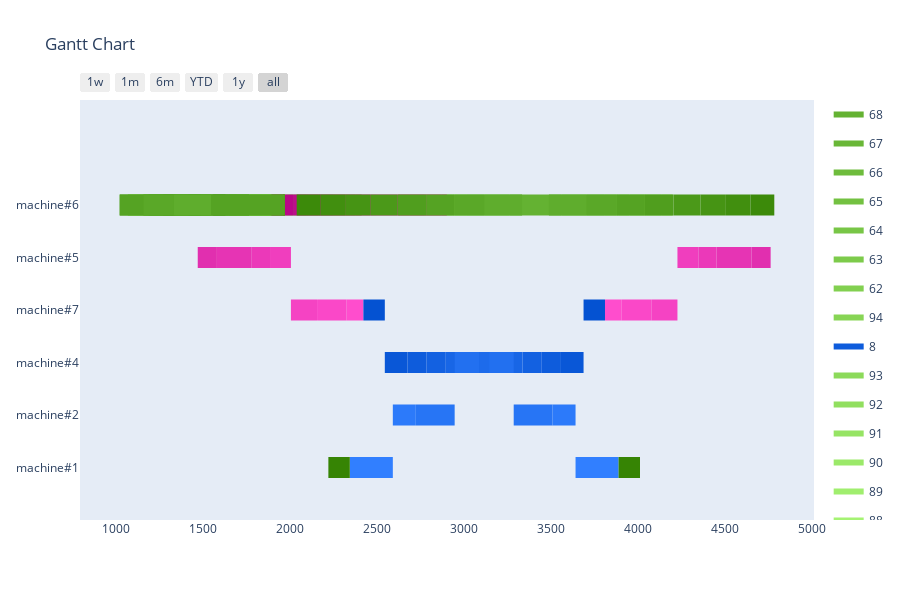

Notebook cell for this chart:
### Markdown cell above
Greedy

### Code cell
agent = GreedyAgent(env)
simulator = AgentSimulator()
schedule, schedule_count = simulator.simulate(agent, orders_model)
print(f'Scheduled {schedule_count}/{len(orders_model)} Orders')
visualize_schedule(schedule, env)

### Figure 1 — Plotly figure (JSON) as saved in the notebook; plotly's stock layout.template omitted (floating-point values rounded to 4 significant figures)
{"data": [{"fill": "toself", "fillcolor": "rgb(100, 178, 50)", "hoverinfo": "name", "legendgroup": "rgb(100, 178, 50)", "mode": "none", "name": "68", "type": "scatter", "x": [176, 401, 401, 176, 176, 933, 1158, 1158, 933, 933, 247, 472, 472, 247, 247, 1547, 1772, 1772, 1547, 1547, 3262, 3487, 3487, 3262, 3262, 3333, 3558, 3558, 3333], "y": [4.8, 4.8, 5.2, 5.2, null, 4.8, 4.8, 5.2, 5.2, null, 4.8, 4.8, 5.2, 5.2, null, 4.8, 4.8, 5.2, 5.2, null, 4.8, 4.8, 5.2, 5.2, null, 4.8, 4.8, 5.2, 5.2]}, {"fill": "toself", "fillcolor": "rgb(105, 183, 55)", "hoverinfo": "name", "legendgroup": "rgb(105, 183, 55)", "mode": "none", "name": "67", "type": "scatter", "x": [-74, 176, 176, -74, -74, 1158, 1408, 1408, 1158, 1158, -3, 247, 247, -3, -3, 1772, 2022, 2022, 1772, 1772, 3012, 3262, 3262, 3012, 3012, 3558, 3808, 3808, 3558], "y": [4.8, 4.8, 5.2, 5.2, null, 4.8, 4.8, 5.2, 5.2, null, 4.8, 4.8, 5.2, 5.2, null, 4.8, 4.8, 5.2, 5.2, null, 4.8, 4.8, 5.2, 5.2, null, 4.8, 4.8, 5.2, 5.2]}, {"fill": "toself", "fillcolor": "rgb(110, 188, 60)", "hoverinfo": "name", "legendgroup": "rgb(110, 188, 60)", "mode": "none", "name": "66", "type": "scatter", "x": [-150, -74, -74, -150, -150, 1408, 1484, 1484, 1408, 1408, -79, -3, -3, -79, -79, 2022, 2098, 2098, 2022, 2022, 2936, 3012, 3012, 2936, 2936, 3808, 3884, 3884, 3808], "y": [4.8, 4.8, 5.2, 5.2, null, 4.8, 4.8, 5.2, 5.2, null, 4.8, 4.8, 5.2, 5.2, null, 4.8, 4.8, 5.2, 5.2, null, 4.8, 4.8, 5.2, 5.2, null, 4.8, 4.8, 5.2, 5.2]}, {"fill": "toself", "fillcolor": "rgb(115, 193, 65)", "hoverinfo": "name", "legendgroup": "rgb(115, 193, 65)", "mode": "none", "name": "65", "type": "scatter", "x": [-215, -150, -150, -215, -215, 1484, 1549, 1549, 1484, 1484, -144, -79, -79, -144, -144, 2098, 2163, 2163, 2098, 2098, 2871, 2936, 2936, 2871, 2871, 3884, 3949, 3949, 3884], "y": [4.8, 4.8, 5.2, 5.2, null, 4.8, 4.8, 5.2, 5.2, null, 4.8, 4.8, 5.2, 5.2, null, 4.8, 4.8, 5.2, 5.2, null, 4.8, 4.8, 5.2, 5.2, null, 4.8, 4.8, 5.2, 5.2]}, {"fill": "toself", "fillcolor": "rgb(120, 198, 70)", "hoverinfo": "name", "legendgroup": "rgb(120, 198, 70)", "mode": "none", "name": "64", "type": "scatter", "x": [-311, -215, -215, -311, -311, 1549, 1645, 1645, 1549, 1549, -240, -144, -144, -240, -240, 2163, 2259, 2259, 2163, 2163, 2775, 2871, 2871, 2775, 2775, 3949, 4045, 4045, 3949], "y": [4.8, 4.8, 5.2, 5.2, null, 4.8, 4.8, 5.2, 5.2, null, 4.8, 4.8, 5.2, 5.2, null, 4.8, 4.8, 5.2, 5.2, null, 4.8, 4.8, 5.2, 5.2, null, 4.8, 4.8, 5.2, 5.2]}, {"fill": "toself", "fillcolor": "rgb(125, 203, 75)", "hoverinfo": "name", "legendgroup": "rgb(125, 203, 75)", "mode": "none", "name": "63", "type": "scatter", "x": [-398, -311, -311, -398, -398, 1645, 1732, 1732, 1645, 1645, -327, -240, -240, -327, -327, 2259, 2346, 2346, 2259, 2259, 2688, 2775, 2775, 2688, 2688, 4045, 4132, 4132, 4045], "y": [4.8, 4.8, 5.2, 5.2, null, 4.8, 4.8, 5.2, 5.2, null, 4.8, 4.8, 5.2, 5.2, null, 4.8, 4.8, 5.2, 5.2, null, 4.8, 4.8, 5.2, 5.2, null, 4.8, 4.8, 5.2, 5.2]}, {"fill": "toself", "fillcolor": "rgb(130, 208, 80)", "hoverinfo": "name", "legendgroup": "rgb(130, 208, 80)", "mode": "none", "name": "62", "type": "scatter", "x": [-464, -398, -398, -464, -464, 1732, 1798, 1798, 1732, 1732, -393, -327, -327, -393, -393, 2346, 2412, 2412, 2346, 2346, 2622, 2688, 2688, 2622, 2622, 4132, 4198, 4198, 4132], "y": [4.8, 4.8, 5.2, 5.2, null, 4.8, 4.8, 5.2, 5.2, null, 4.8, 4.8, 5.2, 5.2, null, 4.8, 4.8, 5.2, 5.2, null, 4.8, 4.8, 5.2, 5.2, null, 4.8, 4.8, 5.2, 5.2]}, {"fill": "toself", "fillcolor": "rgb(135, 213, 85)", "hoverinfo": "name", "legendgroup": "rgb(135, 213, 85)", "mode": "none", "name": "94", "type": "scatter", "x": [1297, 1373, 1373, 1297, 1297, 1236, 1312, 1312, 1236], "y": [4.8, 4.8, 5.2, 5.2, null, 4.8, 4.8, 5.2, 5.2]}, {"fill": "toself", "fillcolor": "rgb(14, 92, 220)", "hoverinfo": "name", "legendgroup": "rgb(14, 92, 220)", "mode": "none", "name": "8", "type": "scatter", "x": [3446, 3556, 3556, 3446, 3446, 2675, 2785, 2785, 2675], "y": [1.8, 1.8, 2.2, 2.2, null, 1.8, 1.8, 2.2, 2.2]}, {"fill": "toself", "fillcolor": "rgb(140, 218, 90)", "hoverinfo": "name", "legendgroup": "rgb(140, 218, 90)", "mode": "none", "name": "93", "type": "scatter", "x": [1212, 1297, 1297, 1212, 1212, 1312, 1397, 1397, 1312], "y": [4.8, 4.8, 5.2, 5.2, null, 4.8, 4.8, 5.2, 5.2]}, {"fill": "toself", "fillcolor": "rgb(145, 223, 95)", "hoverinfo": "name", "legendgroup": "rgb(145, 223, 95)", "mode": "none", "name": "92", "type": "scatter", "x": [1147, 1212, 1212, 1147, 1147, 1397, 1462, 1462, 1397], "y": [4.8, 4.8, 5.2, 5.2, null, 4.8, 4.8, 5.2, 5.2]}, {"fill": "toself", "fillcolor": "rgb(150, 228, 100)", "hoverinfo": "name", "legendgroup": "rgb(150, 228, 100)", "mode": "none", "name": "91", "type": "scatter", "x": [1070, 1147, 1147, 1070, 1070, 1462, 1539, 1539, 1462], "y": [4.8, 4.8, 5.2, 5.2, null, 4.8, 4.8, 5.2, 5.2]}, {"fill": "toself", "fillcolor": "rgb(155, 233, 105)", "hoverinfo": "name", "legendgroup": "rgb(155, 233, 105)", "mode": "none", "name": "90", "type": "scatter", "x": [960, 1070, 1070, 960, 960, 1539, 1649, 1649, 1539], "y": [4.8, 4.8, 5.2, 5.2, null, 4.8, 4.8, 5.2, 5.2]}, {"fill": "toself", "fillcolor": "rgb(160, 238, 110)", "hoverinfo": "name", "legendgroup": "rgb(160, 238, 110)", "mode": "none", "name": "89", "type": "scatter", "x": [913, 960, 960, 913, 913, 1649, 1696, 1696, 1649], "y": [4.8, 4.8, 5.2, 5.2, null, 4.8, 4.8, 5.2, 5.2]}, {"fill": "toself", "fillcolor": "rgb(165, 243, 115)", "hoverinfo": "name", "legendgroup": "rgb(165, 243, 115)", "mode": "none", "name": "88", "type": "scatter", "x": [857, 913, 913, 857, 857, 1696, 1752, 1752, 1696], "y": [4.8, 4.8, 5.2, 5.2, null, 4.8, 4.8, 5.2, 5.2]}, {"fill": "toself", "fillcolor": "rgb(170, 248, 120)", "hoverinfo": "name", "legendgroup": "rgb(170, 248, 120)", "mode": "none", "name": "87", "type": "scatter", "x": [770, 857, 857, 770, 770, 1752, 1839, 1839, 1752], "y": [4.8, 4.8, 5.2, 5.2, null, 4.8, 4.8, 5.2, 5.2]}, {"fill": "toself", "fillcolor": "rgb(175, 253, 125)", "hoverinfo": "name", "legendgroup": "rgb(175, 253, 125)", "mode": "none", "name": "86", "type": "scatter", "x": [715, 770, 770, 715, 715, 1839, 1894, 1894, 1839], "y": [4.8, 4.8, 5.2, 5.2, null, 4.8, 4.8, 5.2, 5.2]}, {"fill": "toself", "fillcolor": "rgb(180, 2, 130)", "hoverinfo": "name", "legendgroup": "rgb(180, 2, 130)", "mode": "none", "name": "85", "type": "scatter", "x": [650, 715, 715, 650, 650, 1894, 1959, 1959, 1894], "y": [4.8, 4.8, 5.2, 5.2, null, 4.8, 4.8, 5.2, 5.2]}, {"fill": "toself", "fillcolor": "rgb(185, 7, 135)", "hoverinfo": "name", "legendgroup": "rgb(185, 7, 135)", "mode": "none", "name": "84", "type": "scatter", "x": [586, 650, 650, 586, 586, 1959, 2023, 2023, 1959], "y": [4.8, 4.8, 5.2, 5.2, null, 4.8, 4.8, 5.2, 5.2]}, {"fill": "toself", "fillcolor": "rgb(19, 97, 225)", "hoverinfo": "name", "legendgroup": "rgb(19, 97, 225)", "mode": "none", "name": "7", "type": "scatter", "x": [3336, 3446, 3446, 3336, 3336, 2785, 2895, 2895, 2785], "y": [1.8, 1.8, 2.2, 2.2, null, 1.8, 1.8, 2.2, 2.2]}, {"fill": "toself", "fillcolor": "rgb(190, 12, 140)", "hoverinfo": "name", "legendgroup": "rgb(190, 12, 140)", "mode": "none", "name": "83", "type": "scatter", "x": [500, 586, 586, 500, 500, 2023, 2109, 2109, 2023], "y": [4.8, 4.8, 5.2, 5.2, null, 4.8, 4.8, 5.2, 5.2]}, {"fill": "toself", "fillcolor": "rgb(195, 17, 145)", "hoverinfo": "name", "legendgroup": "rgb(195, 17, 145)", "mode": "none", "name": "82", "type": "scatter", "x": [356, 500, 500, 356, 356, 2109, 2253, 2253, 2109], "y": [4.8, 4.8, 5.2, 5.2, null, 4.8, 4.8, 5.2, 5.2]}, {"fill": "toself", "fillcolor": "rgb(200, 22, 150)", "hoverinfo": "name", "legendgroup": "rgb(200, 22, 150)", "mode": "none", "name": "81", "type": "scatter", "x": [231, 356, 356, 231, 231, 2253, 2378, 2378, 2253], "y": [4.8, 4.8, 5.2, 5.2, null, 4.8, 4.8, 5.2, 5.2]}, {"fill": "toself", "fillcolor": "rgb(205, 27, 155)", "hoverinfo": "name", "legendgroup": "rgb(205, 27, 155)", "mode": "none", "name": "80", "type": "scatter", "x": [109, 231, 231, 109, 109, 2378, 2500, 2500, 2378], "y": [4.8, 4.8, 5.2, 5.2, null, 4.8, 4.8, 5.2, 5.2]}, {"fill": "toself", "fillcolor": "rgb(210, 32, 160)", "hoverinfo": "name", "legendgroup": "rgb(210, 32, 160)", "mode": "none", "name": "79", "type": "scatter", "x": [-24, 109, 109, -24, -24, 2500, 2633, 2633, 2500], "y": [4.8, 4.8, 5.2, 5.2, null, 4.8, 4.8, 5.2, 5.2]}, {"fill": "toself", "fillcolor": "rgb(215, 37, 165)", "hoverinfo": "name", "legendgroup": "rgb(215, 37, 165)", "mode": "none", "name": "78", "type": "scatter", "x": [-169, -24, -24, -169, -169, 2633, 2778, 2778, 2633], "y": [4.8, 4.8, 5.2, 5.2, null, 4.8, 4.8, 5.2, 5.2]}, {"fill": "toself", "fillcolor": "rgb(220, 42, 170)", "hoverinfo": "name", "legendgroup": "rgb(220, 42, 170)", "mode": "none", "name": "77", "type": "scatter", "x": [-292, -169, -169, -292, -292, 2778, 2901, 2901, 2778], "y": [4.8, 4.8, 5.2, 5.2, null, 4.8, 4.8, 5.2, 5.2]}, {"fill": "toself", "fillcolor": "rgb(225, 47, 175)", "hoverinfo": "name", "legendgroup": "rgb(225, 47, 175)", "mode": "none", "name": "17", "type": "scatter", "x": [4650, 4760, 4760, 4650, 4650, 1471, 1581, 1581, 1471], "y": [3.8, 3.8, 4.2, 4.2, null, 3.8, 3.8, 4.2, 4.2]}, {"fill": "toself", "fillcolor": "rgb(230, 52, 180)", "hoverinfo": "name", "legendgroup": "rgb(230, 52, 180)", "mode": "none", "name": "16", "type": "scatter", "x": [4450, 4650, 4650, 4450, 4450, 1581, 1781, 1781, 1581], "y": [3.8, 3.8, 4.2, 4.2, null, 3.8, 3.8, 4.2, 4.2]}, {"fill": "toself", "fillcolor": "rgb(235, 57, 185)", "hoverinfo": "name", "legendgroup": "rgb(235, 57, 185)", "mode": "none", "name": "15", "type": "scatter", "x": [4345, 4450, 4450, 4345, 4345, 1781, 1886, 1886, 1781], "y": [3.8, 3.8, 4.2, 4.2, null, 3.8, 3.8, 4.2, 4.2]}, {"fill": "toself", "fillcolor": "rgb(24, 102, 230)", "hoverinfo": "name", "legendgroup": "rgb(24, 102, 230)", "mode": "none", "name": "6", "type": "scatter", "x": [3216, 3336, 3336, 3216, 3216, 2895, 3015, 3015, 2895], "y": [1.8, 1.8, 2.2, 2.2, null, 1.8, 1.8, 2.2, 2.2]}, {"fill": "toself", "fillcolor": "rgb(240, 62, 190)", "hoverinfo": "name", "legendgroup": "rgb(240, 62, 190)", "mode": "none", "name": "14", "type": "scatter", "x": [4225, 4345, 4345, 4225, 4225, 1886, 2006, 2006, 1886], "y": [3.8, 3.8, 4.2, 4.2, null, 3.8, 3.8, 4.2, 4.2]}, {"fill": "toself", "fillcolor": "rgb(245, 67, 195)", "hoverinfo": "name", "legendgroup": "rgb(245, 67, 195)", "mode": "none", "name": "13", "type": "scatter", "x": [4075, 4225, 4225, 4075, 4075, 2006, 2156, 2156, 2006], "y": [2.8, 2.8, 3.2, 3.2, null, 2.8, 2.8, 3.2, 3.2]}, {"fill": "toself", "fillcolor": "rgb(250, 72, 200)", "hoverinfo": "name", "legendgroup": "rgb(250, 72, 200)", "mode": "none", "name": "12", "type": "scatter", "x": [3905, 4075, 4075, 3905, 3905, 2156, 2326, 2326, 2156], "y": [2.8, 2.8, 3.2, 3.2, null, 2.8, 2.8, 3.2, 3.2]}, {"fill": "toself", "fillcolor": "rgb(255, 77, 205)", "hoverinfo": "name", "legendgroup": "rgb(255, 77, 205)", "mode": "none", "name": "11", "type": "scatter", "x": [3809, 3905, 3905, 3809, 3809, 2326, 2422, 2422, 2326], "y": [2.8, 2.8, 3.2, 3.2, null, 2.8, 2.8, 3.2, 3.2]}, {"fill": "toself", "fillcolor": "rgb(29, 107, 235)", "hoverinfo": "name", "legendgroup": "rgb(29, 107, 235)", "mode": "none", "name": "5", "type": "scatter", "x": [3086, 3216, 3216, 3086, 3086, 3015, 3145, 3145, 3015], "y": [1.8, 1.8, 2.2, 2.2, null, 1.8, 1.8, 2.2, 2.2]}, {"fill": "toself", "fillcolor": "rgb(34, 112, 240)", "hoverinfo": "name", "legendgroup": "rgb(34, 112, 240)", "mode": "none", "name": "4", "type": "scatter", "x": [2946, 3086, 3086, 2946, 2946, 3145, 3285, 3285, 3145], "y": [1.8, 1.8, 2.2, 2.2, null, 1.8, 1.8, 2.2, 2.2]}, {"fill": "toself", "fillcolor": "rgb(39, 117, 245)", "hoverinfo": "name", "legendgroup": "rgb(39, 117, 245)", "mode": "none", "name": "3", "type": "scatter", "x": [2723, 2946, 2946, 2723, 2723, 3285, 3508, 3508, 3285], "y": [0.8, 0.8, 1.2, 1.2, null, 0.8, 0.8, 1.2, 1.2]}, {"fill": "toself", "fillcolor": "rgb(4, 82, 210)", "hoverinfo": "name", "legendgroup": "rgb(4, 82, 210)", "mode": "none", "name": "10", "type": "scatter", "x": [3686, 3809, 3809, 3686, 3686, 2422, 2545, 2545, 2422], "y": [2.8, 2.8, 3.2, 3.2, null, 2.8, 2.8, 3.2, 3.2]}, {"fill": "toself", "fillcolor": "rgb(44, 122, 250)", "hoverinfo": "name", "legendgroup": "rgb(44, 122, 250)", "mode": "none", "name": "2", "type": "scatter", "x": [2591, 2723, 2723, 2591, 2591, 3508, 3640, 3640, 3508], "y": [0.8, 0.8, 1.2, 1.2, null, 0.8, 0.8, 1.2, 1.2]}, {"fill": "toself", "fillcolor": "rgb(49, 127, 255)", "hoverinfo": "name", "legendgroup": "rgb(49, 127, 255)", "mode": "none", "name": "1", "type": "scatter", "x": [2344, 2591, 2591, 2344, 2344, 3640, 3887, 3887, 3640], "y": [-0.2, -0.2, 0.2, 0.2, null, -0.2, -0.2, 0.2, 0.2]}, {"fill": "toself", "fillcolor": "rgb(54, 132, 4)", "hoverinfo": "name", "legendgroup": "rgb(54, 132, 4)", "mode": "none", "name": "0", "type": "scatter", "x": [2221, 2344, 2344, 2221, 2221, 3887, 4010, 4010, 3887], "y": [-0.2, -0.2, 0.2, 0.2, null, -0.2, -0.2, 0.2, 0.2]}, {"fill": "toself", "fillcolor": "rgb(60, 138, 10)", "hoverinfo": "name", "legendgroup": "rgb(60, 138, 10)", "mode": "none", "name": "76", "type": "scatter", "x": [1559, 1695, 1695, 1559, 1559, -361, -225, -225, -361, -361, 1630, 1766, 1766, 1630, 1630, 253, 389, 389, 253, 253, 4645, 4781, 4781, 4645, 4645, 2039, 2175, 2175, 2039], "y": [4.8, 4.8, 5.2, 5.2, null, 4.8, 4.8, 5.2, 5.2, null, 4.8, 4.8, 5.2, 5.2, null, 4.8, 4.8, 5.2, 5.2, null, 4.8, 4.8, 5.2, 5.2, null, 4.8, 4.8, 5.2, 5.2]}, {"fill": "toself", "fillcolor": "rgb(65, 143, 15)", "hoverinfo": "name", "legendgroup": "rgb(65, 143, 15)", "mode": "none", "name": "75", "type": "scatter", "x": [1417, 1559, 1559, 1417, 1417, -225, -83, -83, -225, -225, 1488, 1630, 1630, 1488, 1488, 389, 531, 531, 389, 389, 4503, 4645, 4645, 4503, 4503, 2175, 2317, 2317, 2175], "y": [4.8, 4.8, 5.2, 5.2, null, 4.8, 4.8, 5.2, 5.2, null, 4.8, 4.8, 5.2, 5.2, null, 4.8, 4.8, 5.2, 5.2, null, 4.8, 4.8, 5.2, 5.2, null, 4.8, 4.8, 5.2, 5.2]}, {"fill": "toself", "fillcolor": "rgb(70, 148, 20)", "hoverinfo": "name", "legendgroup": "rgb(70, 148, 20)", "mode": "none", "name": "74", "type": "scatter", "x": [1272, 1417, 1417, 1272, 1272, -83, 62, 62, -83, -83, 1343, 1488, 1488, 1343, 1343, 531, 676, 676, 531, 531, 4358, 4503, 4503, 4358, 4358, 2317, 2462, 2462, 2317], "y": [4.8, 4.8, 5.2, 5.2, null, 4.8, 4.8, 5.2, 5.2, null, 4.8, 4.8, 5.2, 5.2, null, 4.8, 4.8, 5.2, 5.2, null, 4.8, 4.8, 5.2, 5.2, null, 4.8, 4.8, 5.2, 5.2]}, {"fill": "toself", "fillcolor": "rgb(75, 153, 25)", "hoverinfo": "name", "legendgroup": "rgb(75, 153, 25)", "mode": "none", "name": "73", "type": "scatter", "x": [1117, 1272, 1272, 1117, 1117, 62, 217, 217, 62, 62, 1188, 1343, 1343, 1188, 1188, 676, 831, 831, 676, 676, 4203, 4358, 4358, 4203, 4203, 2462, 2617, 2617, 2462], "y": [4.8, 4.8, 5.2, 5.2, null, 4.8, 4.8, 5.2, 5.2, null, 4.8, 4.8, 5.2, 5.2, null, 4.8, 4.8, 5.2, 5.2, null, 4.8, 4.8, 5.2, 5.2, null, 4.8, 4.8, 5.2, 5.2]}, {"fill": "toself", "fillcolor": "rgb(80, 158, 30)", "hoverinfo": "name", "legendgroup": "rgb(80, 158, 30)", "mode": "none", "name": "72", "type": "scatter", "x": [952, 1117, 1117, 952, 952, 217, 382, 382, 217, 217, 1023, 1188, 1188, 1023, 1023, 831, 996, 996, 831, 831, 4038, 4203, 4203, 4038, 4038, 2617, 2782, 2782, 2617], "y": [4.8, 4.8, 5.2, 5.2, null, 4.8, 4.8, 5.2, 5.2, null, 4.8, 4.8, 5.2, 5.2, null, 4.8, 4.8, 5.2, 5.2, null, 4.8, 4.8, 5.2, 5.2, null, 4.8, 4.8, 5.2, 5.2]}, {"fill": "toself", "fillcolor": "rgb(85, 163, 35)", "hoverinfo": "name", "legendgroup": "rgb(85, 163, 35)", "mode": "none", "name": "71", "type": "scatter", "x": [788, 952, 952, 788, 788, 382, 546, 546, 382, 382, 859, 1023, 1023, 859, 859, 996, 1160, 1160, 996, 996, 3874, 4038, 4038, 3874, 3874, 2782, 2946, 2946, 2782], "y": [4.8, 4.8, 5.2, 5.2, null, 4.8, 4.8, 5.2, 5.2, null, 4.8, 4.8, 5.2, 5.2, null, 4.8, 4.8, 5.2, 5.2, null, 4.8, 4.8, 5.2, 5.2, null, 4.8, 4.8, 5.2, 5.2]}, {"fill": "toself", "fillcolor": "rgb(9, 87, 215)", "hoverinfo": "name", "legendgroup": "rgb(9, 87, 215)", "mode": "none", "name": "9", "type": "scatter", "x": [3556, 3686, 3686, 3556, 3556, 2545, 2675, 2675, 2545], "y": [1.8, 1.8, 2.2, 2.2, null, 1.8, 1.8, 2.2, 2.2]}, {"fill": "toself", "fillcolor": "rgb(90, 168, 40)", "hoverinfo": "name", "legendgroup": "rgb(90, 168, 40)", "mode": "none", "name": "70", "type": "scatter", "x": [615, 788, 788, 615, 615, 546, 719, 719, 546, 546, 686, 859, 859, 686, 686, 1160, 1333, 1333, 1160, 1160, 3701, 3874, 3874, 3701, 3701, 2946, 3119, 3119, 2946], "y": [4.8, 4.8, 5.2, 5.2, null, 4.8, 4.8, 5.2, 5.2, null, 4.8, 4.8, 5.2, 5.2, null, 4.8, 4.8, 5.2, 5.2, null, 4.8, 4.8, 5.2, 5.2, null, 4.8, 4.8, 5.2, 5.2]}, {"fill": "toself", "fillcolor": "rgb(95, 173, 45)", "hoverinfo": "name", "legendgroup": "rgb(95, 173, 45)", "mode": "none", "name": "69", "type": "scatter", "x": [401, 615, 615, 401, 401, 719, 933, 933, 719, 719, 472, 686, 686, 472, 472, 1333, 1547, 1547, 1333, 1333, 3487, 3701, 3701, 3487, 3487, 3119, 3333, 3333, 3119], "y": [4.8, 4.8, 5.2, 5.2, null, 4.8, 4.8, 5.2, 5.2, null, 4.8, 4.8, 5.2, 5.2, null, 4.8, 4.8, 5.2, 5.2, null, 4.8, 4.8, 5.2, 5.2, null, 4.8, 4.8, 5.2, 5.2]}, {"legendgroup": "rgb(100, 178, 50)", "marker": {"color": "rgb(100, 178, 50)", "opacity": 0, "size": 1}, "mode": "markers", "name": "", "showlegend": false, "text": [null, null, null, null, null, null, null, null, null, null, null, null], "type": "scatter", "x": [176, 401, 933, 1158, 247, 472, 1547, 1772, 3262, 3487, 3333, 3558], "y": [5, 5, 5, 5, 5, 5, 5, 5, 5, 5, 5, 5]}, {"legendgroup": "rgb(105, 183, 55)", "marker": {"color": "rgb(105, 183, 55)", "opacity": 0, "size": 1}, "mode": "markers", "name": "", "showlegend": false, "text": [null, null, null, null, null, null, null, null, null, null, null, null], "type": "scatter", "x": [-74, 176, 1158, 1408, -3, 247, 1772, 2022, 3012, 3262, 3558, 3808], "y": [5, 5, 5, 5, 5, 5, 5, 5, 5, 5, 5, 5]}, {"legendgroup": "rgb(110, 188, 60)", "marker": {"color": "rgb(110, 188, 60)", "opacity": 0, "size": 1}, "mode": "markers", "name": "", "showlegend": false, "text": [null, null, null, null, null, null, null, null, null, null, null, null], "type": "scatter", "x": [-150, -74, 1408, 1484, -79, -3, 2022, 2098, 2936, 3012, 3808, 3884], "y": [5, 5, 5, 5, 5, 5, 5, 5, 5, 5, 5, 5]}, {"legendgroup": "rgb(115, 193, 65)", "marker": {"color": "rgb(115, 193, 65)", "opacity": 0, "size": 1}, "mode": "markers", "name": "", "showlegend": false, "text": [null, null, null, null, null, null, null, null, null, null, null, null], "type": "scatter", "x": [-215, -150, 1484, 1549, -144, -79, 2098, 2163, 2871, 2936, 3884, 3949], "y": [5, 5, 5, 5, 5, 5, 5, 5, 5, 5, 5, 5]}, {"legendgroup": "rgb(120, 198, 70)", "marker": {"color": "rgb(120, 198, 70)", "opacity": 0, "size": 1}, "mode": "markers", "name": "", "showlegend": false, "text": [null, null, null, null, null, null, null, null, null, null, null, null], "type": "scatter", "x": [-311, -215, 1549, 1645, -240, -144, 2163, 2259, 2775, 2871, 3949, 4045], "y": [5, 5, 5, 5, 5, 5, 5, 5, 5, 5, 5, 5]}, {"legendgroup": "rgb(125, 203, 75)", "marker": {"color": "rgb(125, 203, 75)", "opacity": 0, "size": 1}, "mode": "markers", "name": "", "showlegend": false, "text": [null, null, null, null, null, null, null, null, null, null, null, null], "type": "scatter", "x": [-398, -311, 1645, 1732, -327, -240, 2259, 2346, 2688, 2775, 4045, 4132], "y": [5, 5, 5, 5, 5, 5, 5, 5, 5, 5, 5, 5]}, {"legendgroup": "rgb(130, 208, 80)", "marker": {"color": "rgb(130, 208, 80)", "opacity": 0, "size": 1}, "mode": "markers", "name": "", "showlegend": false, "text": [null, null, null, null, null, null, null, null, null, null, null, null], "type": "scatter", "x": [-464, -398, 1732, 1798, -393, -327, 2346, 2412, 2622, 2688, 4132, 4198], "y": [5, 5, 5, 5, 5, 5, 5, 5, 5, 5, 5, 5]}, {"legendgroup": "rgb(135, 213, 85)", "marker": {"color": "rgb(135, 213, 85)", "opacity": 0, "size": 1}, "mode": "markers", "name": "", "showlegend": false, "text": [null, null, null, null], "type": "scatter", "x": [1297, 1373, 1236, 1312], "y": [5, 5, 5, 5]}, {"legendgroup": "rgb(14, 92, 220)", "marker": {"color": "rgb(14, 92, 220)", "opacity": 0, "size": 1}, "mode": "markers", "name": "", "showlegend": false, "text": [null, null, null, null], "type": "scatter", "x": [3446, 3556, 2675, 2785], "y": [2, 2, 2, 2]}, {"legendgroup": "rgb(140, 218, 90)", "marker": {"color": "rgb(140, 218, 90)", "opacity": 0, "size": 1}, "mode": "markers", "name": "", "showlegend": false, "text": [null, null, null, null], "type": "scatter", "x": [1212, 1297, 1312, 1397], "y": [5, 5, 5, 5]}, {"legendgroup": "rgb(145, 223, 95)", "marker": {"color": "rgb(145, 223, 95)", "opacity": 0, "size": 1}, "mode": "markers", "name": "", "showlegend": false, "text": [null, null, null, null], "type": "scatter", "x": [1147, 1212, 1397, 1462], "y": [5, 5, 5, 5]}, {"legendgroup": "rgb(150, 228, 100)", "marker": {"color": "rgb(150, 228, 100)", "opacity": 0, "size": 1}, "mode": "markers", "name": "", "showlegend": false, "text": [null, null, null, null], "type": "scatter", "x": [1070, 1147, 1462, 1539], "y": [5, 5, 5, 5]}, {"legendgroup": "rgb(155, 233, 105)", "marker": {"color": "rgb(155, 233, 105)", "opacity": 0, "size": 1}, "mode": "markers", "name": "", "showlegend": false, "text": [null, null, null, null], "type": "scatter", "x": [960, 1070, 1539, 1649], "y": [5, 5, 5, 5]}, {"legendgroup": "rgb(160, 238, 110)", "marker": {"color": "rgb(160, 238, 110)", "opacity": 0, "size": 1}, "mode": "markers", "name": "", "showlegend": false, "text": [null, null, null, null], "type": "scatter", "x": [913, 960, 1649, 1696], "y": [5, 5, 5, 5]}, {"legendgroup": "rgb(165, 243, 115)", "marker": {"color": "rgb(165, 243, 115)", "opacity": 0, "size": 1}, "mode": "markers", "name": "", "showlegend": false, "text": [null, null, null, null], "type": "scatter", "x": [857, 913, 1696, 1752], "y": [5, 5, 5, 5]}, {"legendgroup": "rgb(170, 248, 120)", "marker": {"color": "rgb(170, 248, 120)", "opacity": 0, "size": 1}, "mode": "markers", "name": "", "showlegend": false, "text": [null, null, null, null], "type": "scatter", "x": [770, 857, 1752, 1839], "y": [5, 5, 5, 5]}, {"legendgroup": "rgb(175, 253, 125)", "marker": {"color": "rgb(175, 253, 125)", "opacity": 0, "size": 1}, "mode": "markers", "name": "", "showlegend": false, "text": [null, null, null, null], "type": "scatter", "x": [715, 770, 1839, 1894], "y": [5, 5, 5, 5]}, {"legendgroup": "rgb(180, 2, 130)", "marker": {"color": "rgb(180, 2, 130)", "opacity": 0, "size": 1}, "mode": "markers", "name": "", "showlegend": false, "text": [null, null, null, null], "type": "scatter", "x": [650, 715, 1894, 1959], "y": [5, 5, 5, 5]}, {"legendgroup": "rgb(185, 7, 135)", "marker": {"color": "rgb(185, 7, 135)", "opacity": 0, "size": 1}, "mode": "markers", "name": "", "showlegend": false, "text": [null, null, null, null], "type": "scatter", "x": [586, 650, 1959, 2023], "y": [5, 5, 5, 5]}, {"legendgroup": "rgb(19, 97, 225)", "marker": {"color": "rgb(19, 97, 225)", "opacity": 0, "size": 1}, "mode": "markers", "name": "", "showlegend": false, "text": [null, null, null, null], "type": "scatter", "x": [3336, 3446, 2785, 2895], "y": [2, 2, 2, 2]}, {"legendgroup": "rgb(190, 12, 140)", "marker": {"color": "rgb(190, 12, 140)", "opacity": 0, "size": 1}, "mode": "markers", "name": "", "showlegend": false, "text": [null, null, null, null], "type": "scatter", "x": [500, 586, 2023, 2109], "y": [5, 5, 5, 5]}, {"legendgroup": "rgb(195, 17, 145)", "marker": {"color": "rgb(195, 17, 145)", "opacity": 0, "size": 1}, "mode": "markers", "name": "", "showlegend": false, "text": [null, null, null, null], "type": "scatter", "x": [356, 500, 2109, 2253], "y": [5, 5, 5, 5]}, {"legendgroup": "rgb(200, 22, 150)", "marker": {"color": "rgb(200, 22, 150)", "opacity": 0, "size": 1}, "mode": "markers", "name": "", "showlegend": false, "text": [null, null, null, null], "type": "scatter", "x": [231, 356, 2253, 2378], "y": [5, 5, 5, 5]}, {"legendgroup": "rgb(205, 27, 155)", "marker": {"color": "rgb(205, 27, 155)", "opacity": 0, "size": 1}, "mode": "markers", "name": "", "showlegend": false, "text": [null, null, null, null], "type": "scatter", "x": [109, 231, 2378, 2500], "y": [5, 5, 5, 5]}, {"legendgroup": "rgb(210, 32, 160)", "marker": {"color": "rgb(210, 32, 160)", "opacity": 0, "size": 1}, "mode": "markers", "name": "", "showlegend": false, "text": [null, null, null, null], "type": "scatter", "x": [-24, 109, 2500, 2633], "y": [5, 5, 5, 5]}, {"legendgroup": "rgb(215, 37, 165)", "marker": {"color": "rgb(215, 37, 165)", "opacity": 0, "size": 1}, "mode": "markers", "name": "", "showlegend": false, "text": [null, null, null, null], "type": "scatter", "x": [-169, -24, 2633, 2778], "y": [5, 5, 5, 5]}, {"legendgroup": "rgb(220, 42, 170)", "marker": {"color": "rgb(220, 42, 170)", "opacity": 0, "size": 1}, "mode": "markers", "name": "", "showlegend": false, "text": [null, null, null, null], "type": "scatter", "x": [-292, -169, 2778, 2901], "y": [5, 5, 5, 5]}, {"legendgroup": "rgb(225, 47, 175)", "marker": {"color": "rgb(225, 47, 175)", "opacity": 0, "size": 1}, "mode": "markers", "name": "", "showlegend": false, "text": [null, null, null, null], "type": "scatter", "x": [4650, 4760, 1471, 1581], "y": [4, 4, 4, 4]}, {"legendgroup": "rgb(230, 52, 180)", "marker": {"color": "rgb(230, 52, 180)", "opacity": 0, "size": 1}, "mode": "markers", "name": "", "showlegend": false, "text": [null, null, null, null], "type": "scatter", "x": [4450, 4650, 1581, 1781], "y": [4, 4, 4, 4]}, {"legendgroup": "rgb(235, 57, 185)", "marker": {"color": "rgb(235, 57, 185)", "opacity": 0, "size": 1}, "mode": "markers", "name": "", "showlegend": false, "text": [null, null, null, null], "type": "scatter", "x": [4345, 4450, 1781, 1886], "y": [4, 4, 4, 4]}, {"legendgroup": "rgb(24, 102, 230)", "marker": {"color": "rgb(24, 102, 230)", "opacity": 0, "size": 1}, "mode": "markers", "name": "", "showlegend": false, "text": [null, null, null, null], "type": "scatter", "x": [3216, 3336, 2895, 3015], "y": [2, 2, 2, 2]}, {"legendgroup": "rgb(240, 62, 190)", "marker": {"color": "rgb(240, 62, 190)", "opacity": 0, "size": 1}, "mode": "markers", "name": "", "showlegend": false, "text": [null, null, null, null], "type": "scatter", "x": [4225, 4345, 1886, 2006], "y": [4, 4, 4, 4]}, {"legendgroup": "rgb(245, 67, 195)", "marker": {"color": "rgb(245, 67, 195)", "opacity": 0, "size": 1}, "mode": "markers", "name": "", "showlegend": false, "text": [null, null, null, null], "type": "scatter", "x": [4075, 4225, 2006, 2156], "y": [3, 3, 3, 3]}, {"legendgroup": "rgb(250, 72, 200)", "marker": {"color": "rgb(250, 72, 200)", "opacity": 0, "size": 1}, "mode": "markers", "name": "", "showlegend": false, "text": [null, null, null, null], "type": "scatter", "x": [3905, 4075, 2156, 2326], "y": [3, 3, 3, 3]}, {"legendgroup": "rgb(255, 77, 205)", "marker": {"color": "rgb(255, 77, 205)", "opacity": 0, "size": 1}, "mode": "markers", "name": "", "showlegend": false, "text": [null, null, null, null], "type": "scatter", "x": [3809, 3905, 2326, 2422], "y": [3, 3, 3, 3]}, {"legendgroup": "rgb(29, 107, 235)", "marker": {"color": "rgb(29, 107, 235)", "opacity": 0, "size": 1}, "mode": "markers", "name": "", "showlegend": false, "text": [null, null, null, null], "type": "scatter", "x": [3086, 3216, 3015, 3145], "y": [2, 2, 2, 2]}, {"legendgroup": "rgb(34, 112, 240)", "marker": {"color": "rgb(34, 112, 240)", "opacity": 0, "size": 1}, "mode": "markers", "name": "", "showlegend": false, "text": [null, null, null, null], "type": "scatter", "x": [2946, 3086, 3145, 3285], "y": [2, 2, 2, 2]}, {"legendgroup": "rgb(39, 117, 245)", "marker": {"color": "rgb(39, 117, 245)", "opacity": 0, "size": 1}, "mode": "markers", "name": "", "showlegend": false, "text": [null, null, null, null], "type": "scatter", "x": [2723, 2946, 3285, 3508], "y": [1, 1, 1, 1]}, {"legendgroup": "rgb(4, 82, 210)", "marker": {"color": "rgb(4, 82, 210)", "opacity": 0, "size": 1}, "mode": "markers", "name": "", "showlegend": false, "text": [null, null, null, null], "type": "scatter", "x": [3686, 3809, 2422, 2545], "y": [3, 3, 3, 3]}, {"legendgroup": "rgb(44, 122, 250)", "marker": {"color": "rgb(44, 122, 250)", "opacity": 0, "size": 1}, "mode": "markers", "name": "", "showlegend": false, "text": [null, null, null, null], "type": "scatter", "x": [2591, 2723, 3508, 3640], "y": [1, 1, 1, 1]}, {"legendgroup": "rgb(49, 127, 255)", "marker": {"color": "rgb(49, 127, 255)", "opacity": 0, "size": 1}, "mode": "markers", "name": "", "showlegend": false, "text": [null, null, null, null], "type": "scatter", "x": [2344, 2591, 3640, 3887], "y": [0, 0, 0, 0]}, {"legendgroup": "rgb(54, 132, 4)", "marker": {"color": "rgb(54, 132, 4)", "opacity": 0, "size": 1}, "mode": "markers", "name": "", "showlegend": false, "text": [null, null, null, null], "type": "scatter", "x": [2221, 2344, 3887, 4010], "y": [0, 0, 0, 0]}, {"legendgroup": "rgb(60, 138, 10)", "marker": {"color": "rgb(60, 138, 10)", "opacity": 0, "size": 1}, "mode": "markers", "name": "", "showlegend": false, "text": [null, null, null, null, null, null, null, null, null, null, null, null], "type": "scatter", "x": [1559, 1695, -361, -225, 1630, 1766, 253, 389, 4645, 4781, 2039, 2175], "y": [5, 5, 5, 5, 5, 5, 5, 5, 5, 5, 5, 5]}, {"legendgroup": "rgb(65, 143, 15)", "marker": {"color": "rgb(65, 143, 15)", "opacity": 0, "size": 1}, "mode": "markers", "name": "", "showlegend": false, "text": [null, null, null, null, null, null, null, null, null, null, null, null], "type": "scatter", "x": [1417, 1559, -225, -83, 1488, 1630, 389, 531, 4503, 4645, 2175, 2317], "y": [5, 5, 5, 5, 5, 5, 5, 5, 5, 5, 5, 5]}, {"legendgroup": "rgb(70, 148, 20)", "marker": {"color": "rgb(70, 148, 20)", "opacity": 0, "size": 1}, "mode": "markers", "name": "", "showlegend": false, "text": [null, null, null, null, null, null, null, null, null, null, null, null], "type": "scatter", "x": [1272, 1417, -83, 62, 1343, 1488, 531, 676, 4358, 4503, 2317, 2462], "y": [5, 5, 5, 5, 5, 5, 5, 5, 5, 5, 5, 5]}, {"legendgroup": "rgb(75, 153, 25)", "marker": {"color": "rgb(75, 153, 25)", "opacity": 0, "size": 1}, "mode": "markers", "name": "", "showlegend": false, "text": [null, null, null, null, null, null, null, null, null, null, null, null], "type": "scatter", "x": [1117, 1272, 62, 217, 1188, 1343, 676, 831, 4203, 4358, 2462, 2617], "y": [5, 5, 5, 5, 5, 5, 5, 5, 5, 5, 5, 5]}, {"legendgroup": "rgb(80, 158, 30)", "marker": {"color": "rgb(80, 158, 30)", "opacity": 0, "size": 1}, "mode": "markers", "name": "", "showlegend": false, "text": [null, null, null, null, null, null, null, null, null, null, null, null], "type": "scatter", "x": [952, 1117, 217, 382, 1023, 1188, 831, 996, 4038, 4203, 2617, 2782], "y": [5, 5, 5, 5, 5, 5, 5, 5, 5, 5, 5, 5]}, {"legendgroup": "rgb(85, 163, 35)", "marker": {"color": "rgb(85, 163, 35)", "opacity": 0, "size": 1}, "mode": "markers", "name": "", "showlegend": false, "text": [null, null, null, null, null, null, null, null, null, null, null, null], "type": "scatter", "x": [788, 952, 382, 546, 859, 1023, 996, 1160, 3874, 4038, 2782, 2946], "y": [5, 5, 5, 5, 5, 5, 5, 5, 5, 5, 5, 5]}, {"legendgroup": "rgb(9, 87, 215)", "marker": {"color": "rgb(9, 87, 215)", "opacity": 0, "size": 1}, "mode": "markers", "name": "", "showlegend": false, "text": [null, null, null, null], "type": "scatter", "x": [3556, 3686, 2545, 2675], "y": [2, 2, 2, 2]}, {"legendgroup": "rgb(90, 168, 40)", "marker": {"color": "rgb(90, 168, 40)", "opacity": 0, "size": 1}, "mode": "markers", "name": "", "showlegend": false, "text": [null, null, null, null, null, null, null, null, null, null, null, null], "type": "scatter", "x": [615, 788, 546, 719, 686, 859, 1160, 1333, 3701, 3874, 2946, 3119], "y": [5, 5, 5, 5, 5, 5, 5, 5, 5, 5, 5, 5]}, {"legendgroup": "rgb(95, 173, 45)", "marker": {"color": "rgb(95, 173, 45)", "opacity": 0, "size": 1}, "mode": "markers", "name": "", "showlegend": false, "text": [null, null, null, null, null, null, null, null, null, null, null, null], "type": "scatter", "x": [401, 615, 719, 933, 472, 686, 1333, 1547, 3487, 3701, 3119, 3333], "y": [5, 5, 5, 5, 5, 5, 5, 5, 5, 5, 5, 5]}], "layout": {"height": 600, "hovermode": "closest", "showlegend": true, "title": {"text": "Gantt Chart"}, "xaxis": {"rangeselector": {"buttons": [{"count": 7, "label": "1w", "step": "day", "stepmode": "backward"}, {"count": 1, "label": "1m", "step": "month", "stepmode": "backward"}, {"count": 6, "label": "6m", "step": "month", "stepmode": "backward"}, {"count": 1, "label": "YTD", "step": "year", "stepmode": "todate"}, {"count": 1, "label": "1y", "step": "year", "stepmode": "backward"}, {"step": "all"}]}, "showgrid": false, "type": "date", "zeroline": false}, "yaxis": {"autorange": false, "range": [-1, 7], "showgrid": false, "ticktext": ["machine#1", "machine#2", "machine#4", "machine#7", "machine#5", "machine#6"], "tickvals": [0, 1, 2, 3, 4, 5], "zeroline": false}}}
